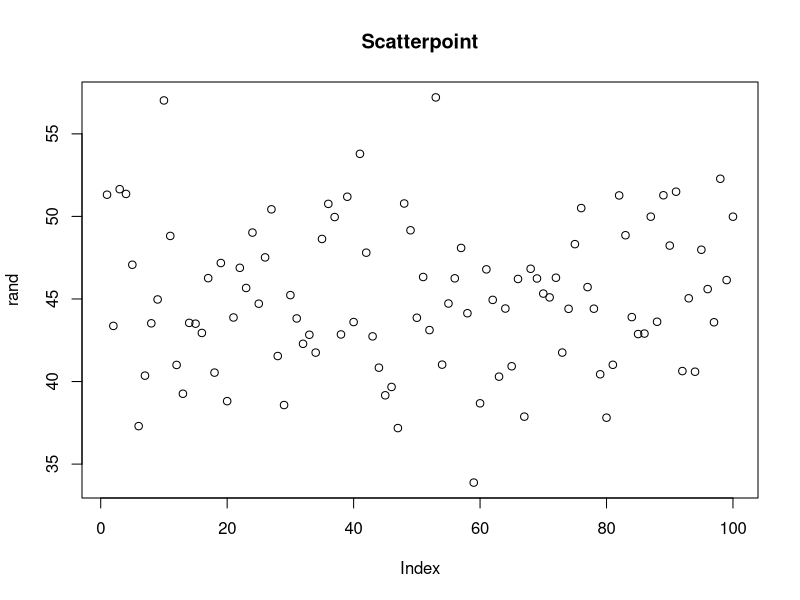
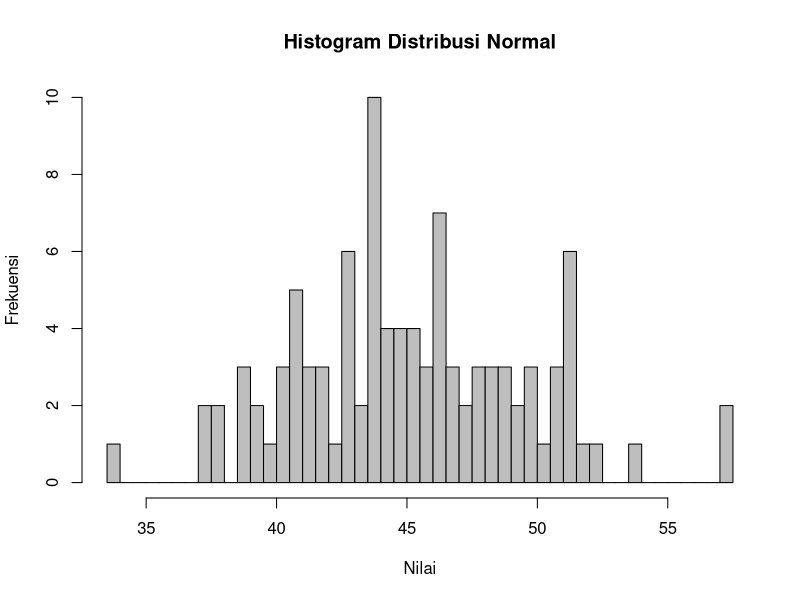

R code for these plots, in order:
# Nama  : Ghifari Maaliki Syafa Syuhada
# NRP   : 5025211158
# Kelas : Probabilitas dan Statistika C
#
# ---------- Modul 1 Praktikum Probabilitas dan Statistik 2023 ----------
# ----------------------- Distribusi Probabilitas -----------------------

# 4 
mean <- 45
x1 <- 44
x2 <- 46

sd <- 5

# a. Menentukan fungsi probabilitas distribusi normal
# z-score
#cat("z1: ", (x1 - mean) / sd, "\n",
#    "z2: ", (x2 - mean) / sd, "\n"
#)
#
#prob <- (pnorm(z2) - pnorm(z1))

set.seed(0)
rand <- rnorm(100, mean, sd)
plot(rand, main = "Scatterpoint")

# b.
hist(rand, breaks = 50, 
     col = "grey", border = "black",
     main = "Histogram Distribusi Normal",
     xlab = "Nilai",
     ylab = "Frekuensi")

# c. Nilai varian
cat("Varian: ", sd^2, "\n")
